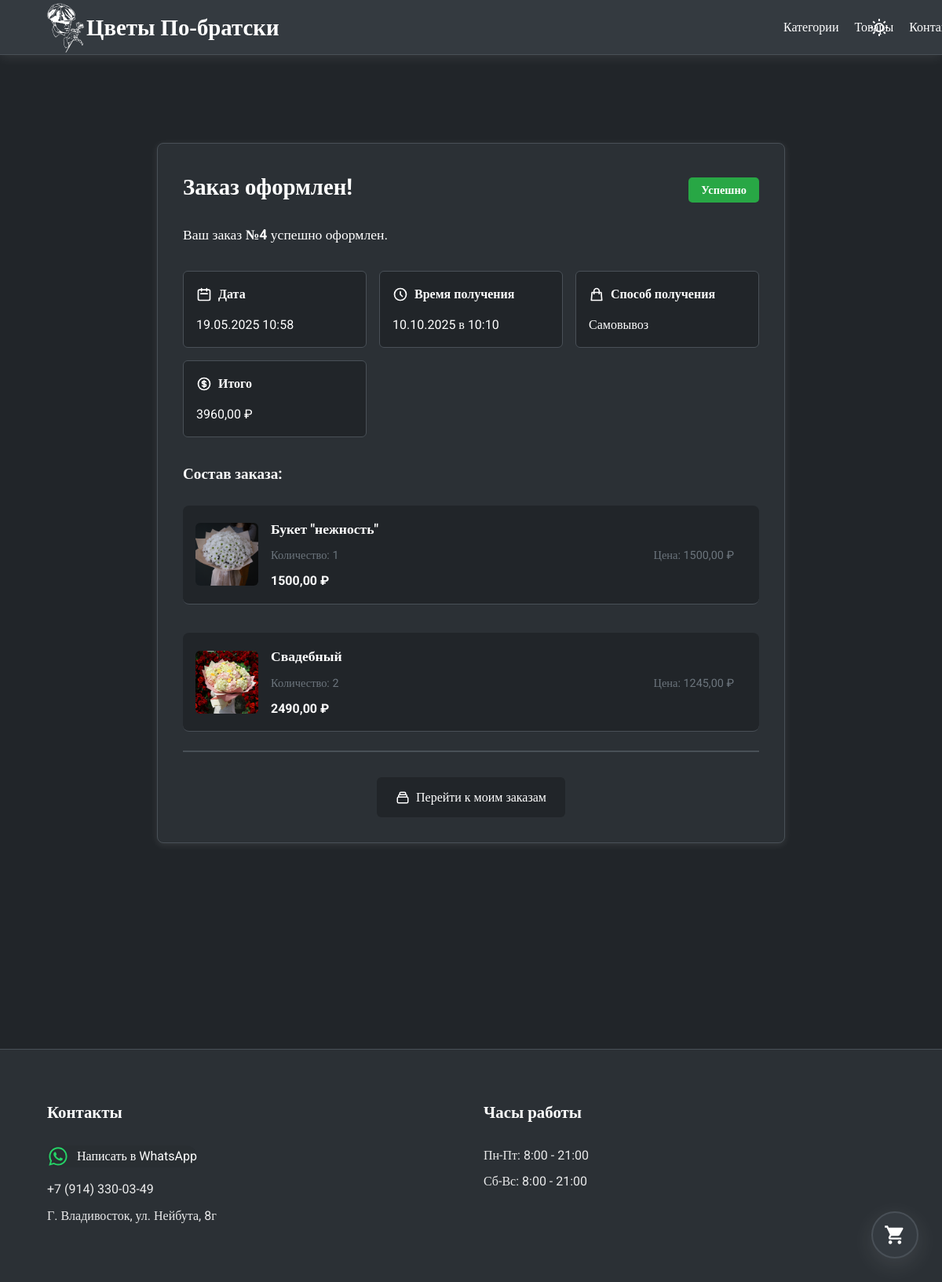
Page /orders/order/success/4/ (signed in) on the committed database.
### orders/models.py (models this page shows, shortened)
class Order(models.Model):
    STATUS_CHOICES = [
        ("pending", "Ожидание"),
        ("confirmed", "Успешно"),
        ("rejected", "Неуспешно"),
    ]
    DELIVERY_CHOICES = [
        ("pickup", "Самовывоз"),
        ("delivery", "Доставка"),
    ]
    user = models.ForeignKey(
        settings.AUTH_USER_MODEL,  # ← Правильный порядок: сначала модель
        on_delete=models.CASCADE,
        related_name="orders",
    )
    created_at = models.DateTimeField(auto_now_add=True)
    delivery_type = models.CharField(max_length=20, choices=DELIVERY_CHOICES)
    delivery_date = models.DateField()
    delivery_time = models.TimeField()
    comment = models.TextField(
        blank=True,
        verbose_name="Комментарий",
        help_text="Дополнительная информация для доставки",
    )
    total_price = models.DecimalField(
        max_digits=10,
        decimal_places=2,
        null=True,  # ← Теперь может быть NULL
        blank=True,
    )
    status = models.CharField(max_length=20, choices=STATUS_CHOICES, default="pending")
    class Meta:
        indexes = [
            models.Index(fields=["user", "-created_at"]),
        ]

class OrderItem(models.Model):
    order = models.ForeignKey(Order, related_name="items", on_delete=models.CASCADE)
    product = models.ForeignKey(Product, on_delete=models.CASCADE)
    quantity = models.PositiveIntegerField()
    price = models.DecimalField(max_digits=10, decimal_places=2)
    def get_cost(self):
        return round(self.price * self.quantity, 2)

### main/models.py (models this page shows, shortened)
class Product(models.Model):
    category = models.ForeignKey(
        Category,
        related_name="products",
        on_delete=models.CASCADE,
        verbose_name="категория",
    )
    name = models.CharField(max_length=150, verbose_name="название товара")
    slug = models.SlugField(
        max_length=150,
        unique=True,
        verbose_name="Ссылка на товар (заполняется автоматически)",
    )
    image = models.ImageField(
        upload_to="products/%Y/%m/%d", blank=True, verbose_name="Изображение"
    )
    description = RichTextField(
        blank=True, verbose_name="Описание букета (не обязательно)"
    )
    price = models.DecimalField(
        max_digits=10, decimal_places=0, verbose_name="стоимость"
    )
    available = models.BooleanField(default=True, verbose_name="доступно ли")
    created = models.DateTimeField(auto_now_add=True, verbose_name="Дата создания")
    updated = models.DateTimeField(auto_now=True, verbose_name="Дата обновления")
    discount = models.DecimalField(
        default=0, max_digits=4, decimal_places=0, verbose_name="скидка в процентах"
    )
    quantity = models.IntegerField(blank=False, verbose_name="количество", default=1)
    purchased = models.IntegerField(
        blank=True, verbose_name="количество продаж", default=0
    )
    class Meta:
        ordering = [
            "name",
        ]
        indexes = [
            models.Index(fields=["id", "slug"]),
            models.Index(fields=["name"]),
            models.Index(fields=["-created"]),
        ]
        verbose_name = "товар"
        verbose_name_plural = "товары"

### orders/views.py (the view)
# urls.py: path("order/success/<int:order_id>/", views.order_success, name="order_success"),
@login_required
def order_success(request, order_id):
    order = get_object_or_404(Order, id=order_id, user=request.user)
    order_items = order.items.all()  # через related_name="items" в OrderItem
    return render(
        request,
        "order.html",
        {
            "order": order,
            "order_items": order_items,
        },
    )

### cart/context_processors.py (called while the page is built)
def cart(request):
    return {"cart": request.session.get(settings.CART_SESSION_ID, {})}

### orders/templates/order.html (shortened to what this page needs)
{% extends 'main/base.html' %}
{% load static %}
{% block content %}
  <section class="order-success">
    <div class="container">
      <div class="order-container">
        <div class="order-header">
          <h2 class="order-title">Заказ оформлен!</h2>
          <div class="order-status">Успешно</div>
        </div>
        <p class="order-description">
          Ваш заказ <strong>№{{ order.id }}</strong> успешно оформлен.
        </p>
        <div class="order-details">
          <div class="detail-card">
            <div class="detail-header">
              <svg class="detail-icon" fill="none" stroke="currentColor" viewBox="0 0 24 24">
                <path stroke-linecap="round" stroke-linejoin="round" stroke-width="2" d="M8 7V3m8 4V3m-9 8h10M5 21h14a2 2 0 002-2V7a2 2 0 00-2-2H5a2 2 0 00-2 2v12a2 2 0 002 2z"></path>
              </svg>
              <span class="detail-title">Дата</span>
            </div>
            <p class="detail-value">{{ order.created_at|date:'d.m.Y H:i' }}</p>
          </div>
          <div class="detail-card">
            <div class="detail-header">
              <svg class="detail-icon" fill="none" stroke="currentColor" viewBox="0 0 24 24">
                <path stroke-linecap="round" stroke-linejoin="round" stroke-width="2" d="M12 8v4l3 3m6-3a9 9 0 11-18 0 9 9 0 0118 0z"></path>
              </svg>
              <span class="detail-title">Время получения</span>
            </div>
            <p class="detail-value">{{ order.delivery_date|date:'d.m.Y' }} в {{ order.delivery_time }}</p>
          </div>
          <div class="detail-card">
            <div class="detail-header">
              <svg class="detail-icon" fill="none" stroke="currentColor" viewBox="0 0 24 24">
                <path stroke-linecap="round" stroke-linejoin="round" stroke-width="2" d="M16 11V7a4 4 0 00-8 0v4M5 9h14l1 12H4L5 9z"></path>
              </svg>
              <span class="detail-title">Способ получения</span>
            </div>
            <p class="detail-value">
              {% if order.delivery_type == 'pickup' %}
                Самовывоз
              {% else %}
                Доставка (адрес: {{ order.address }})
              {% endif %}
            </p>
          </div>
          <div class="detail-card">
            <div class="detail-header">
              <span class="detail-title">Итого</span>
            </div>
            <p class="detail-value text-xl font-bold">{{ order.total_price }} ₽</p>
          </div>
        </div>
        <h3 class="order-items-title">Состав заказа:</h3>
        <ul class="order-items">
          {% for item in order_items %}
            <li class="order-item">
              <div class="item-image" style="background-image: url('{{ item.product.image.url }}')"></div>
              <div class="item-info">
                <h4 class="item-name">{{ item.product.name }}</h4>
                <div class="item-details">
                  <div class="item-detail">Количество: {{ item.quantity }}</div>
                  <div class="item-detail">Цена: {{ item.price }} ₽</div>
                </div>
                <div class="item-price">{{ item.get_cost }} ₽</div>
              </div>
            </li>
          {% endfor %}
        </ul>
        <div class="order-actions">
          <a href="{% url 'users:profile' %}" class="action-button">
            <svg class="action-icon" fill="none" stroke="currentColor" viewBox="0 0 24 24">
              <path stroke-linecap="round" stroke-linejoin="round" stroke-width="2" d="M19 11H5m14 0a2 2 0 012 2v6a2 2 0 01-2 2H5a2 2 0 01-2-2v-6a2 2 0 012-2m14 0V9a2 2 0 00-2-2M5 11V9a2 2 0 012-2m0 0V5a2 2 0 012-2h6a2 2 0 012 2v2M7 7h10" />
            </svg>Перейти к моим заказам
          </a>
        </div>
      </div>
    </div>
  </section>
{% endblock %}

### main/static/css/style.css (style rules this page uses)
* { margin: 0; padding: 0; box-sizing: border-box; font-family: "Roboto"; }
:root { --bg-color: #212529; --text-color: #ffffff; --header-bg: #343a40; --card-bg: #2b3035; --border-color: #495057; --shadow-color: rgba(255, 255, 255, 0.1); }
body { background: var(--bg-color); color: var(--text-color); line-height: 1.6; transition: all 0.5s ease; overflow-x: hidden; }
.item-image { width: 150px; height: 150px; border-radius: 8px; background-size: cover; background-position: center; }
.item-info { flex-grow: 1; }
.order-status { padding: 4px 12px; border-radius: 20px; font-size: 0.9rem; }
.order-items { display: flex; flex-direction: column; gap: 0.8rem; margin-bottom: 1rem; }
.order-item { display: flex; gap: 15px; padding: 12px; background: var(--bg-color); border-radius: 8px; margin-bottom: 1rem; transition: transform 0.3s ease; }
.item-image { flex: 0 0 80px; height: 80px; border-radius: 6px; overflow: hidden; position: relative; }
.item-info { flex-grow: 1; display: flex; flex-direction: column; justify-content: center; }
.item-details { display: flex; justify-content: space-between; align-items: center; gap: 15px; color: var(--text-muted); font-size: 0.9rem; }
.order-items { margin: 1.5rem 0; border-bottom: 2px solid var(--border-color); padding-bottom: 1rem; }
.order-item { display: flex; gap: 15px; margin-bottom: 1.5rem; }
.item-image { width: 70px; height: 70px; border-radius: 8px; background-size: cover; }

### orders/templates/order.html (style rules this page uses)
:root { --bg-color: #212529; --text-color: #ffffff; --header-bg: #343a40; --card-bg: #2b3035; --border-color: #495057; --shadow-color: rgba(255, 255, 255, 0.1); }
.order-success { background-color: var(--bg-color); color: var(--text-color); padding: 2rem 0; }
.container { max-width: 1200px; margin: 0 auto; padding: 150px 1rem; }
.order-container { background-color: var(--card-bg); border: 1px solid var(--border-color); border-radius: 8px; padding: 2rem; margin: 0 auto; max-width: 800px; box-shadow: 0 2px 10px var(--shadow-color); }
.order-header { display: flex; justify-content: space-between; align-items: center; margin-bottom: 1.5rem; flex-wrap: wrap; }
.order-title { font-size: 1.8rem; margin: 0; }
.order-status { background-color: #28a745; color: white; padding: 0.3rem 1rem; border-radius: 5px; font-weight: bold; margin-top: 0.5rem; }
.order-description { margin-bottom: 2rem; font-size: 1.1rem; }
.order-details { display: grid; grid-template-columns: repeat(auto-fit, minmax(200px, 1fr)); gap: 1rem; margin-bottom: 2rem; }
.detail-card { background-color: var(--bg-color); border: 1px solid var(--border-color); border-radius: 6px; padding: 1rem; transition: all 0.3s ease; }
.detail-header { display: flex; align-items: center; margin-bottom: 0.8rem; color: var(--text-color); }
.detail-icon { width: 20px; height: 20px; margin-right: 0.5rem; stroke-width: 1.5; }
.detail-title { font-weight: 600; }
.detail-value { margin: 0; font-size: 1rem; }
.order-items-title { margin-bottom: 1rem; font-size: 1.2rem; }
.order-items { list-style: none; padding: 0; margin-bottom: 2rem; }
.order-item { display: flex; padding: 1rem; border-bottom: 1px solid var(--border-color); align-items: center; flex-wrap: wrap; gap: 1rem; }
.item-image { width: 80px; height: 80px; background-size: cover; background-position: center; border-radius: 6px; flex-shrink: 0; }
.item-info { flex-grow: 1; min-width: 200px; }
.item-name { margin: 0 0 0.5rem 0; font-size: 1.1rem; }
.item-details { display: flex; justify-content: space-between; margin-bottom: 0.5rem; font-size: 0.9rem; color: #6c757d; }
.item-detail { margin-right: 1rem; }
.item-price { font-weight: bold; color: var(--text-color); }
.order-actions { text-align: center; }
.action-button { display: inline-flex; align-items: center; padding: 0.8rem 1.5rem; background-color: var(--bg-color); color: white; text-decoration: none; border-radius: 6px; font-weight: 500; transition: all 0.3s ease; }
.action-icon { width: 18px; height: 18px; margin-right: 0.5rem; stroke-width: 2; }
.order-actions { color: var(--text-color); }
.action-button { color: var(--text-color); }

### rows in the picture
Order: id "4", created_at "19.05.2025 10:58", delivery_date "10.10.2025", delivery_time "10:10", total_price "3960,00"
OrderItem: product.image (picture), product.name "Букет \"нежность\"", quantity "1", price "1500,00", get_cost "1500,00"
OrderItem: product.image (picture), product.name "Свадебный", quantity "2", price "1245,00", get_cost "2490,00"
